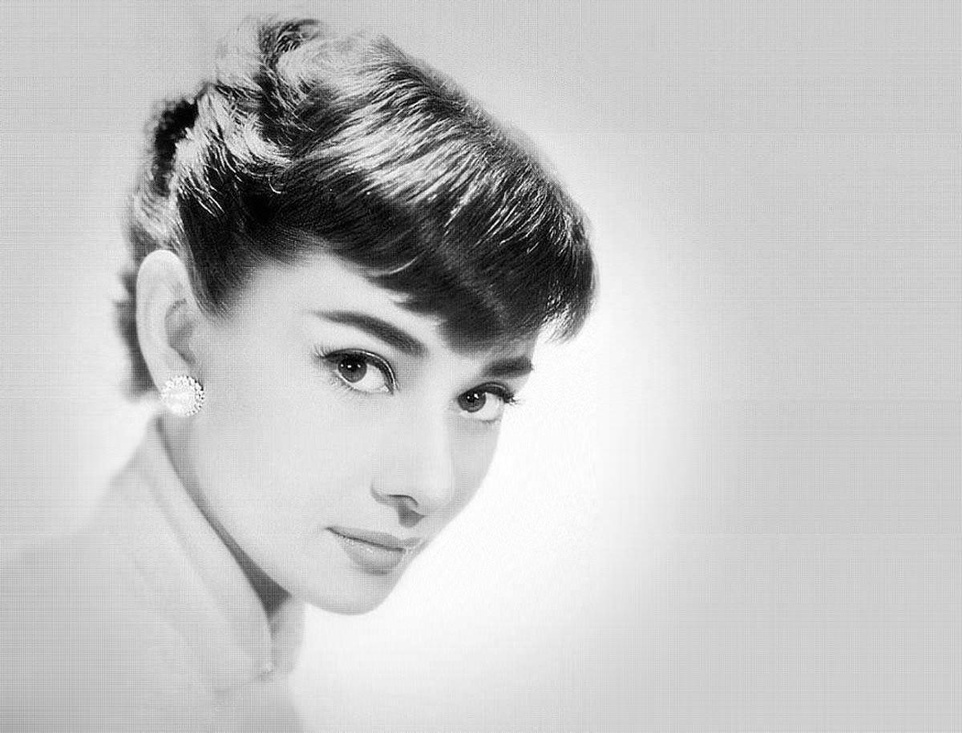
%> input picture 奇异值分解svd/图片压缩/compress_赫本3.jpg, 962 x 733 px, shrunk from 1200 x 914 before the run, given in place of 赫本.jpg, which was not available
$ octave Main.m   (GNU Octave 9; MATLAB toolbox functions it lacks are replaced by stand-ins)
%> lines starting %> are read from the running program, lines starting %| are printed output that depends on the picture; pictures that were not available may be replaced by others from this repository, and a replacement may not be noted
### 奇异值分解svd/图片压缩/Photo_compress.m
function []= Photo_compress( photo_address, save_address, ratio, ifgray)
%> called with photo_address = '赫本.jpg', save_address = 'compress_赫本1.jpg', ratio = 0.5
    % 函数作用：SVD对图形进行压缩

    %     photo_address：要压缩的图片存放的位置
    %     save_address：将压缩后的图片保存的位置
    %     ratio：要保留原矩阵的特征比例
    %     greycompress: 如果该值等于1，则会彩色的原图片转换为灰色图片后再压缩；默认值为0，表示不进行转换

    if nargin == 3  % 判断用户输入的参数，如果只输入了前三个参数，则greycompress=0
        ifgray = 0;
    end

    img = double(imread(photo_address));
%> img: size 733x962 double; min 0, max 255, mean 194.8; mean of the top-left, top-right, bottom-left and bottom-right quarters 154.4, 195.3, 211.2, 218.2
    % 图片保存的对象是 'uint8' 类型，需要将其转换为double类型才能进行奇异值分解的操作
    % 注意:  img是图形的像素矩阵，如果是彩色图片则是三维矩阵，如果是灰色图片(R=G=B)则是二维矩阵
    % 灰色的图片，得到的img类型是[m×n]double
    % 彩色的图片，得到的img类型是[m×n×3]double
    % 灰色图片的只有两个维度，所以size(img ,3) == 1

    if (ifgray == 1) && (size(img ,3) == 3)  % 图片为彩色，greycompress=1，则彩色转换为灰色后再压缩
        img = double(rgb2gray(imread(photo_address)));    % rgb2gray函数将彩色图片转换为灰色图片, 注意：输入的变量要为默认的'uint8' 类型的图片对象
    end

    if size( img, 3) == 3   % 彩色图片
        R = img(:,:,1);       % 红色
        G = img(:,:,2);       % 绿色
        B = img(:,:,3);       % 蓝色

        r = svd_custom( R, ratio);  % 调用自定义函数将R矩阵压缩成r
        g = svd_custom( G, ratio); % 调用自定义函数将G矩阵压缩成g
        b = svd_custom( B, ratio); % 调用自定义函数将B矩阵压缩成b

        compress_img = cat( 3, r, g, b);  % 根据三个RGB矩阵（压缩后的r、g、b）生成图片对象

    else  % 灰色图片
        compress_img = svd_custom( img, ratio);  %如果是灰色图片的话，直接压缩img矩阵就好了
    end

    % 将压缩后的图片保存
    imwrite( uint8(compress_img), save_address);   % 重新转换为uint8类型

end

### 奇异值分解svd/图片压缩/svd_custom.m
function [compress_A] = svd_custom( A, ratio)
%> called with ratio = 0.5
    % 函数作用：使用奇异值分解将矩阵A压缩到指定的特征比例

    %     A：要压缩的矩阵
    %     ratio：要保留原矩阵的特征比例

    %     compress_A: 压缩后的矩阵
    [U,S,V] = svd(A);
    x = diag(S);  % diag函数可以返回S的主对角线元素，即矩阵A的奇异值，并将其保存到列向量中
%> x = 733 values, max 165515.9 at index 1, min 2.83 at index 733, mean 562.2
    SUM = sum(x);  % 计算所有奇异值的总和
%> SUM = 412067.7
    temp = 0;
    for  i = 1:length(x)  % 循环
        temp = temp+x(i);  % 每循环一次，就更新temp的值为原来的temp值+接下来的一个奇异值
        if (temp/SUM) > ratio  % 如果现在的比例超过了ratio,就退出循环
            break
        end
    end
%> this loop made 4 passes
%> temp on passes 1 to 4: 165515.9, 190389.3, 205156, 214249.4
%> call 2 of Photo_compress, with photo_address = '赫本.jpg', save_address = 'compress_赫本2.jpg', ratio = 0.7
%> the loop in svd_custom (call 2), `for  i = 1:length(x)` made 30 passes
%> temp on passes 1 to 12: 165515.9, 190389.3, 205156, 214249.4, 222735.5, 229951.3, 235108.9, 239749.6, 243873.8, 247456, 250710.5, 253820.3
%> in Photo_compress (call 2), `compress_img = svd_custom( img, ratio);`:
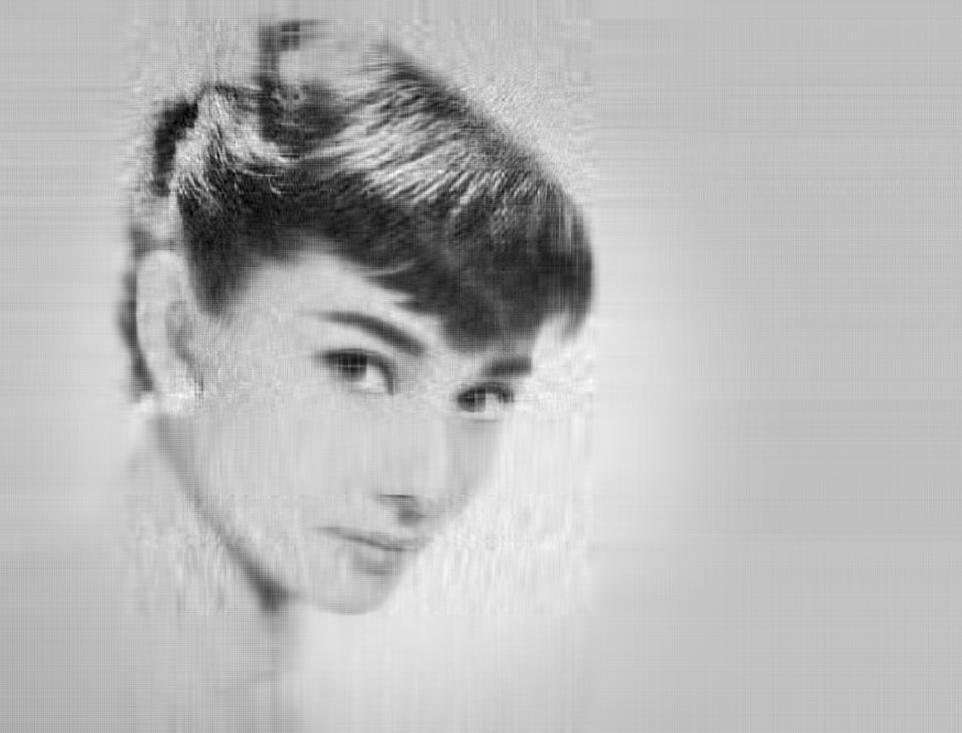
%> compress_img: size 733x962 double; min -30.42, max 282.1, mean 194.8; drawn with min black and max white
%> call 4 of Photo_compress, with photo_address = '千与千寻.jpg', save_address = 'compress_千与千寻.jpg', ratio = 0.8
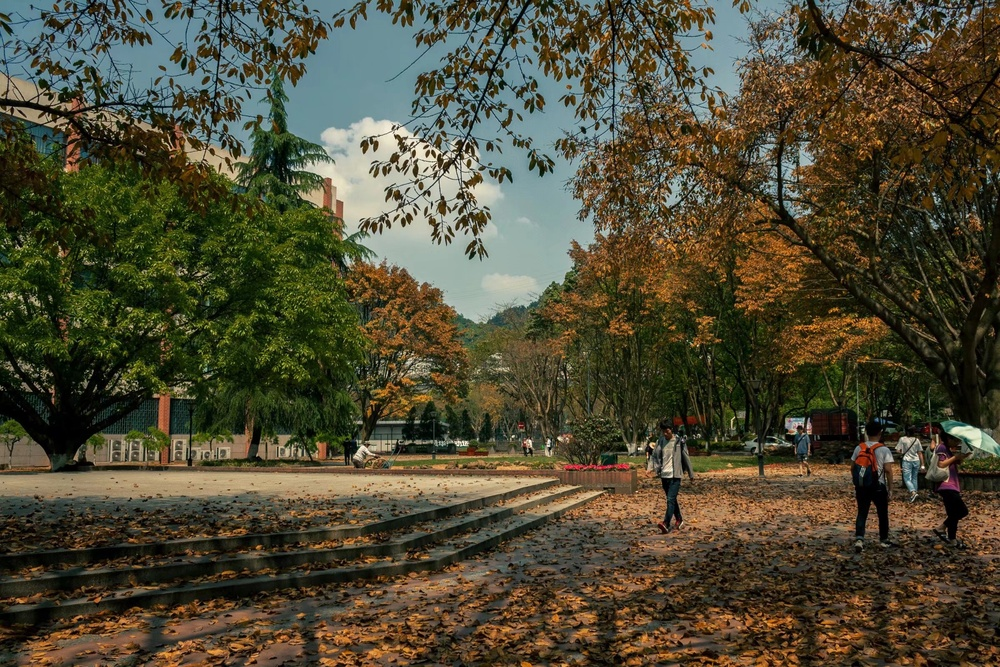
%> input picture 奇异值分解svd/图片压缩/1.jpeg, 1000 x 667 px, shrunk from 2400 x 1600 before the run, given in place of 千与千寻.jpg, which was not available
%> in Photo_compress (call 4), `R = img(:,:,1);`:
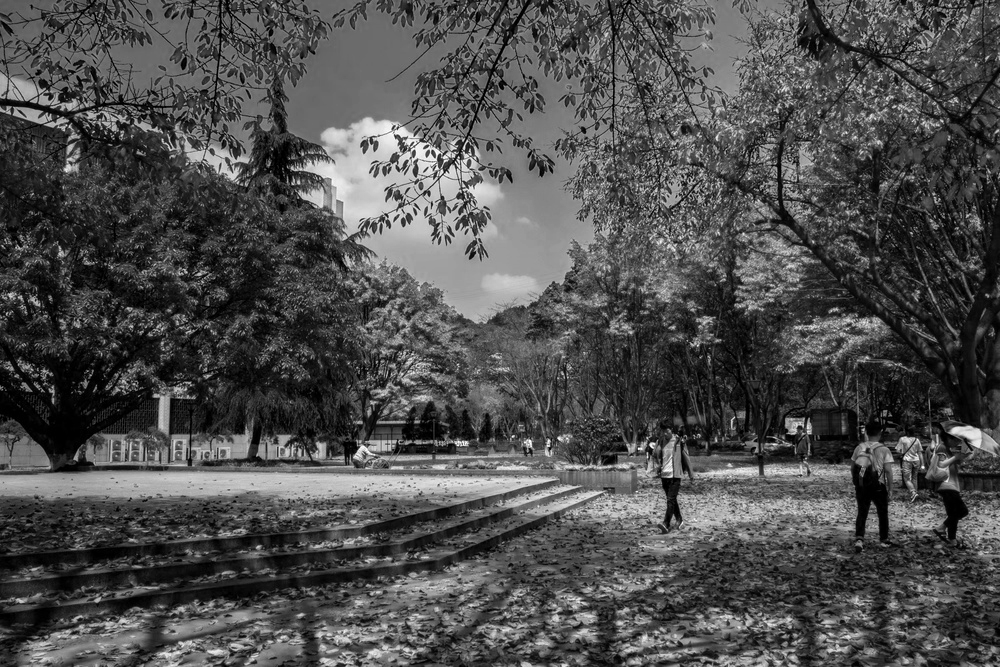
%> R: size 667x1000 double; min 0, max 255, mean 78.2
%> in Photo_compress (call 4), `B = img(:,:,3);`:
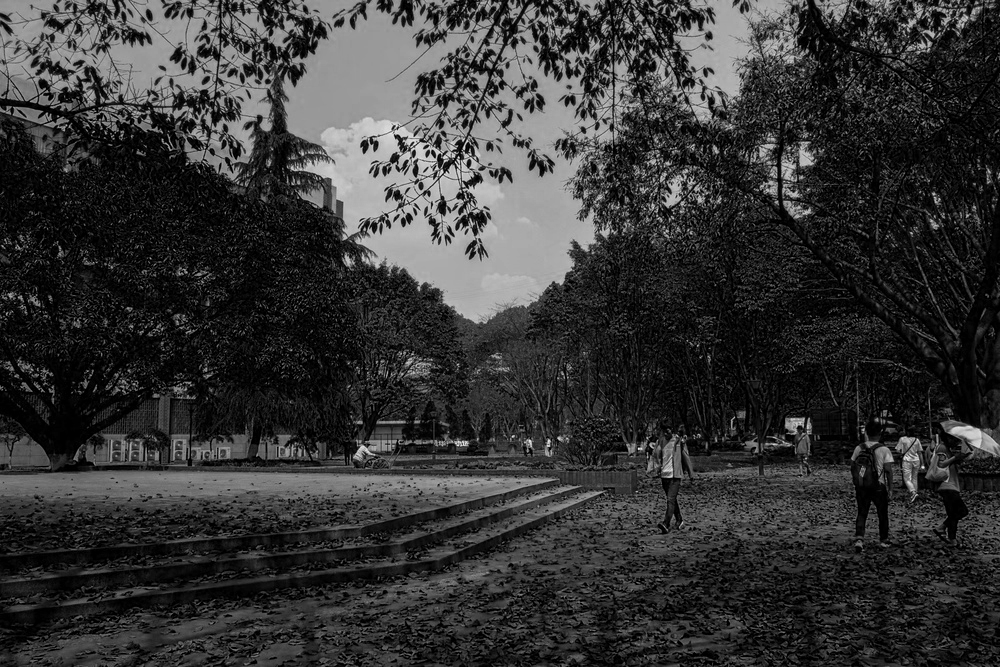
%> B: size 667x1000 double; min 0, max 237, mean 53.2
%> in Photo_compress (call 4), `b = svd_custom( B, ratio);`:
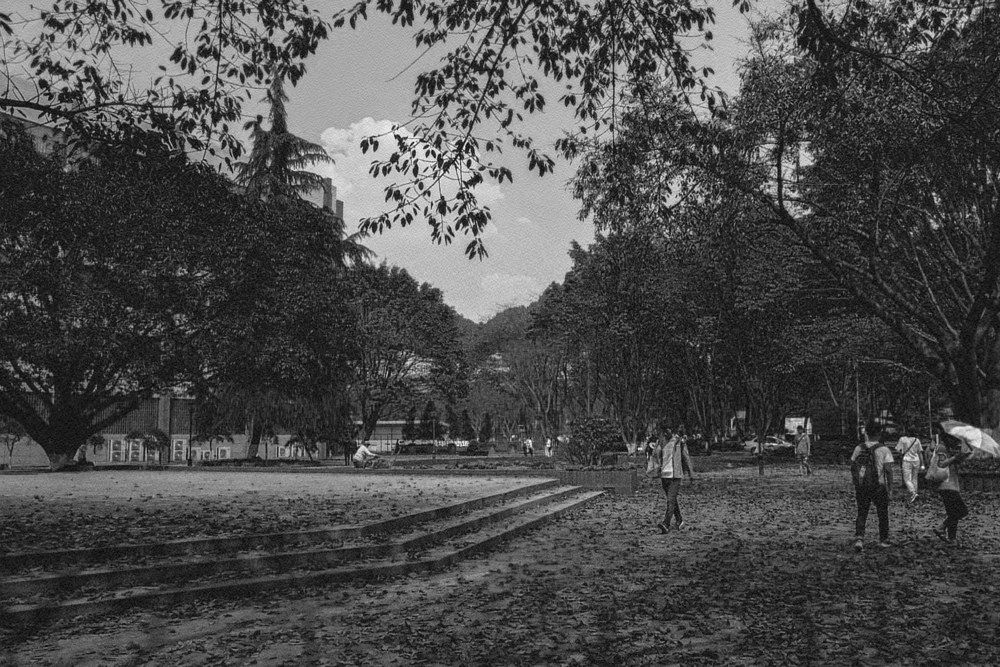
%> b: size 667x1000 double; min -26.48, max 243.1, mean 53.2; drawn with min black and max white
%> in Photo_compress (call 4), `compress_img = cat( 3, r, g, b);`:
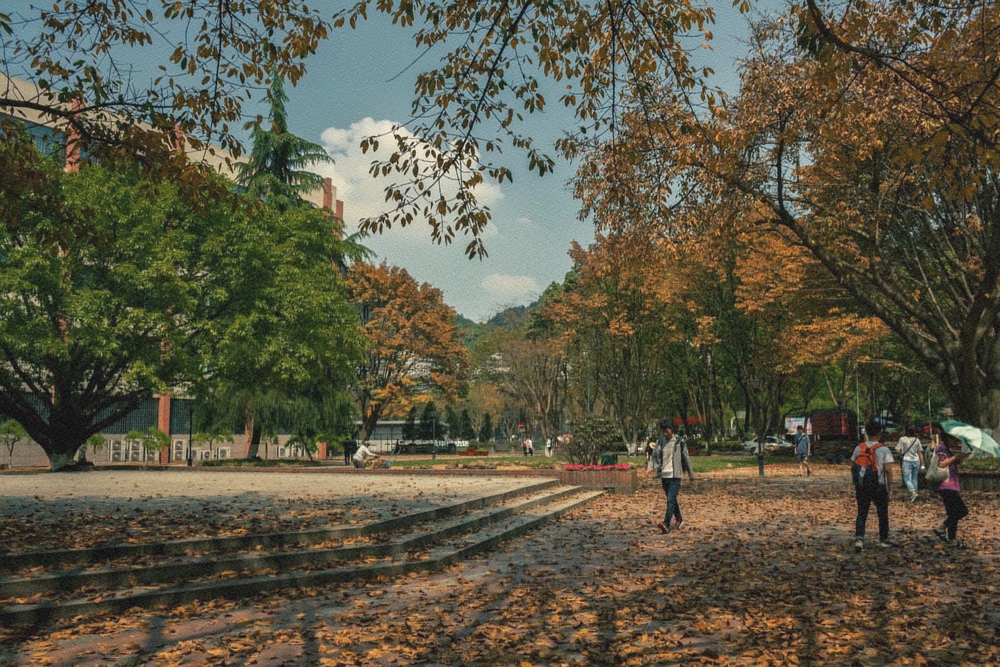
%> compress_img: size 667x1000x3 double; mean R, G, B 78.2, 74, 53.2; mean of the top-left, top-right, bottom-left and bottom-right quarters 85.8, 72, 59.1, 57.1; drawn with min black and max white
%> the run ends on the next line
    disp(['压缩后实际保留原矩阵的比例特征为：',num2str(roundn(100*temp/SUM,-2)),'%'])
    compress_A = U(:,1:i)*S(1:i,1:i)*V(:,1:i)';
end

### 奇异值分解svd/图片压缩/Main.m
% 自己定义要压缩的图片

Photo_compress( '赫本.jpg', 'compress_赫本1.jpg', 0.5);
Photo_compress( '赫本.jpg', 'compress_赫本2.jpg', 0.7);
Photo_compress( '赫本.jpg', 'compress_赫本3.jpg', 0.9);
Photo_compress( '千与千寻.jpg', 'compress_千与千寻.jpg', 0.8) ;
Photo_compress( '千与千寻.jpg', 'compress_gray_千与千寻.jpg', 0.8, 1); % 先转换为灰色图片后再压缩
